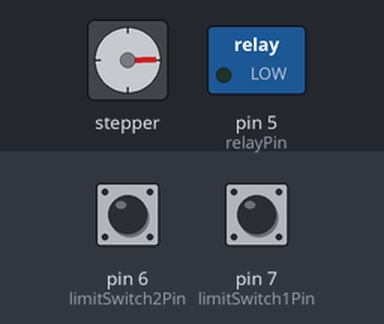
This sketch was run on a simulated Arduino Uno, built with avr-gcc and run on an emulated ATmega328P. Parts: stepper motor, switched loads named in the sketch (green lamp = pin HIGH). Wiring (inferred from the names in the program): stepper motor driver (200 steps per turn assumed): step pin 9; direction pin 8. The test bench sets the inputs (shaded band); at power-on: pin 7 (limitSwitch1Pin) HIGH, pin 6 (limitSwitch2Pin) HIGH. Pins used as bus, display or sensor lines are not drawn.

Above: at 1.25 s.
1.3 s: pin 7 (limitSwitch1Pin) pulled LOW for 0.15 s
At 2.1 s:
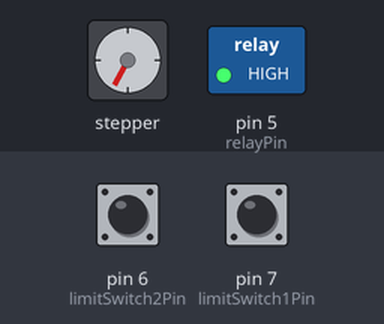
4.4 s: pin 6 (limitSwitch2Pin) pulled LOW for 3.2 s
At 8.05 s:
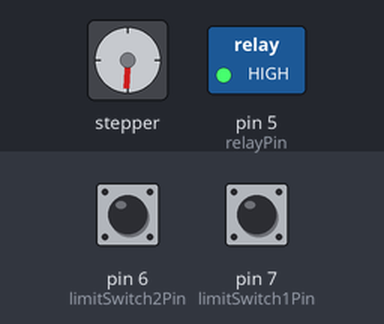
10.3 s: pin 6 (limitSwitch2Pin) pulled LOW for 0.15 s
At 10.46 s:
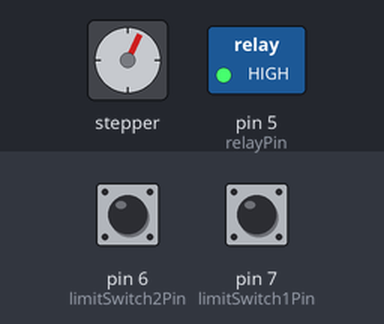
13.4 s: pin 7 (limitSwitch1Pin) pulled LOW for 1 s
At 13.7 s:
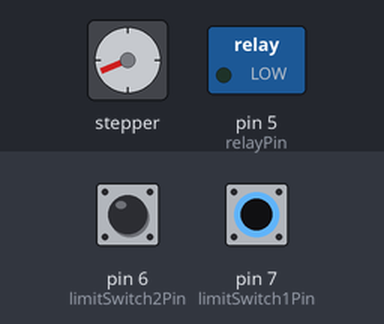
17.4 s: pin 6 (limitSwitch2Pin) pulsed LOW 5 times (0.12 s each, 0.3 s apart)
21.9 s: pin 6 (limitSwitch2Pin) pulled LOW for 1 s
Timing chart, 0 to 36.4 s (numbered marks = the images above; inputs shaded):
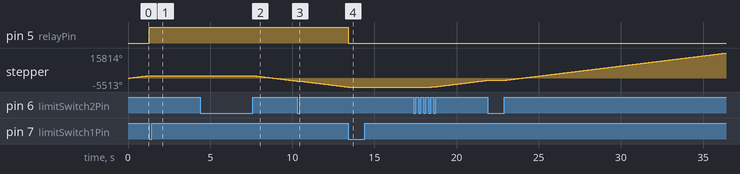

The sketch:

upper_mechanism_control.ino
```cpp
// define motor, relay and limit switchs
#define stepPin 9
#define dirPin 8


#define limitSwitch1Pin 7  // stepper control and relay toggle (for pump)
#define limitSwitch2Pin 6  // Stops motor only while pressed
#define relayPin 5         // Relay module (for pump)

// States
bool moving = true;
bool direction = HIGH;
bool limit1Handled = false;

bool relayState = false;
bool lastSwitch1State = HIGH;

void setup() {
  pinMode(stepPin, OUTPUT);
  pinMode(dirPin, OUTPUT);

  pinMode(limitSwitch1Pin, INPUT_PULLUP);
  pinMode(limitSwitch2Pin, INPUT_PULLUP);
  pinMode(relayPin, OUTPUT);

  digitalWrite(dirPin, direction);
  digitalWrite(relayPin, relayState);
}

void loop() {
  bool switch1State = digitalRead(limitSwitch1Pin);
  bool switch2State = digitalRead(limitSwitch2Pin);

  // Toggle relay on falling edge
  if (lastSwitch1State == HIGH && switch1State == LOW) {
    relayState = !relayState;
    digitalWrite(relayPin, relayState);
    delay(50); // Debounce
  }
  lastSwitch1State = switch1State;


  if (switch2State == LOW) return;   // Stop motor while limit switch 2 is pressed

  // switch 1: stop and reverse after 5 seconds, once per press
  if (switch1State == LOW && !limit1Handled) {
    moving = false;
    limit1Handled = true;

    delay(5000); // Wait before reversing

    direction = !direction;
    digitalWrite(dirPin, direction);
    moving = true;
  } else if (switch1State == HIGH) {
    limit1Handled = false; // Reset when switch is released
  }

  if (moving) {
    digitalWrite(stepPin, HIGH);
    delayMicroseconds(700);
    digitalWrite(stepPin, LOW);
    delayMicroseconds(700);
  }
}
```

Measured:
- after the input at 1.3 s, pin 5 (relayPin): LOW → HIGH at once
- after the input at 13.4 s, pin 5 (relayPin): HIGH → LOW at once
